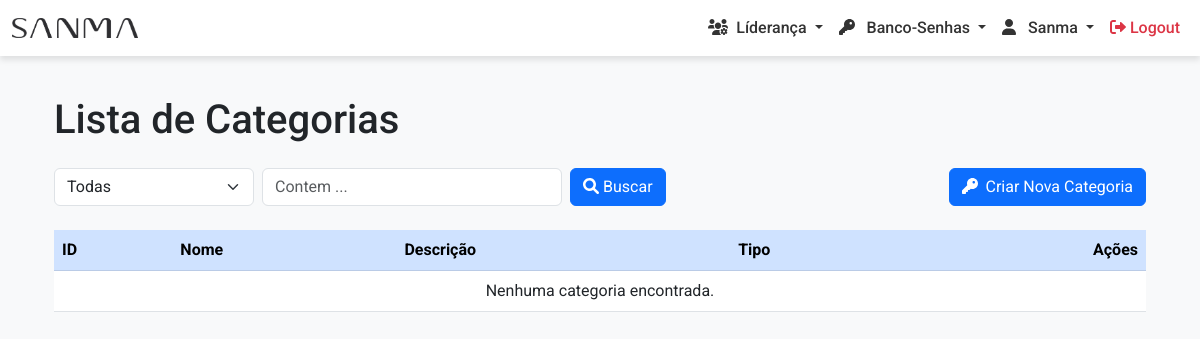
The page /banco-senhas/categorias/ (signed in) on the database as committed earlier.
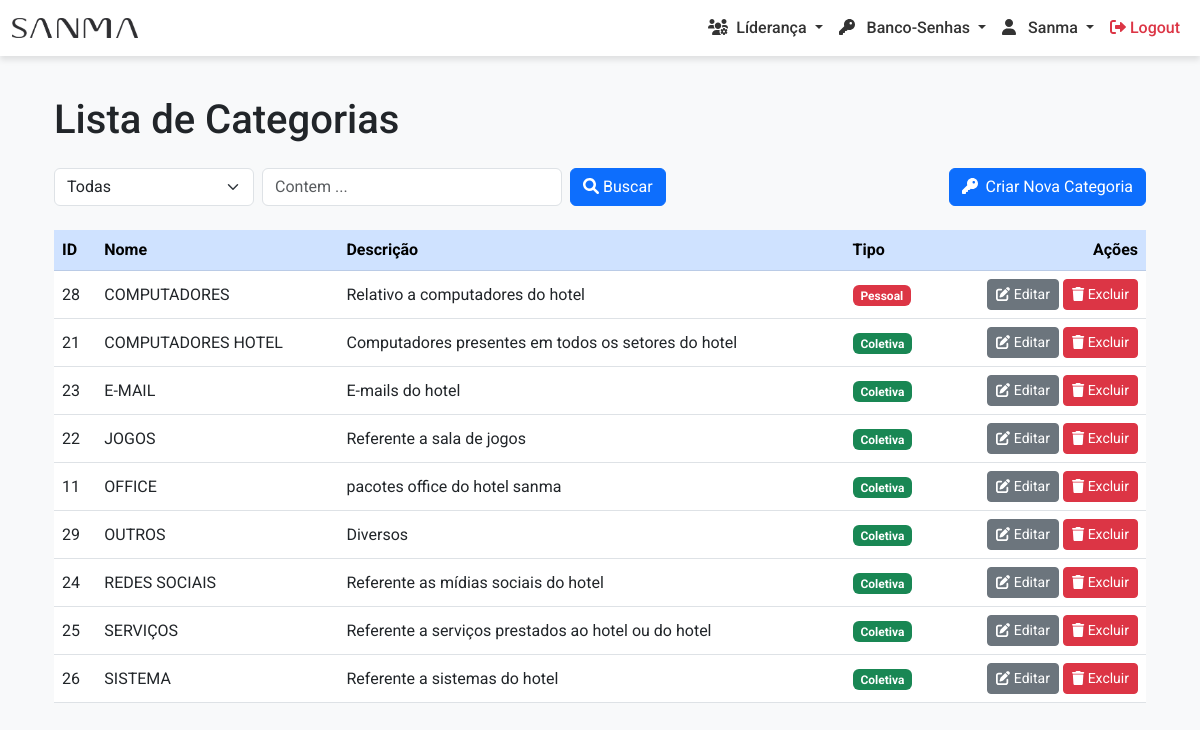
The same page on the database as committed later.
### banco_senhas/models.py (models this page shows, shortened)
class Categoria(models.Model):
    nome = models.CharField(max_length=100)
    descricao = models.TextField(blank=True, null=True)
    usuario = models.ForeignKey(
        User, on_delete=models.CASCADE, blank=True, null=True,
        related_name="categorias"
    )  # Nulo para categorias coletivas
    is_coletiva = models.BooleanField(default=False)

### banco_senhas/views.py (the view)
# urls.py: path('categorias/', views.listar_categorias, name='listar_categorias'),
@login_required
def listar_categorias(request):
    search = request.GET.get('search', '')
    tipo = request.GET.get('tipo', 'todas')  # Captura o valor do filtro de tipo
    categorias = Categoria.objects.all()
    if search:
        categorias = categorias.filter(
            Q(nome__icontains=search) | Q(descricao__icontains=search)
        )
    if tipo == 'coletiva':
        categorias = categorias.filter(is_coletiva=True)
    elif tipo == 'pessoal':
        categorias = categorias.filter(is_coletiva=False, usuario=request.user)
    elif tipo == 'todas':
        categorias = categorias.filter(
            Q(is_coletiva=True) | Q(is_coletiva=False, usuario=request.user)
        )
    categorias = categorias.order_by('nome')
    return render(request, 'banco_senhas/categorias/listar_categorias.html', {'categorias': categorias})

### templates/banco_senhas/categorias/listar_categorias.html (shortened to what this page needs)
{% extends 'core/base.html' %}
{% load static %}
{% block content %}
<div class="container mt-4">
    <h1 class="mb-4">Lista de Categorias</h1>
    <form method="get" action="{% url 'listar_categorias' %}" class="d-flex flex-wrap align-items-center mb-4">
        <div class="d-flex align-items-center flex-grow-1">
            <select name="tipo" id="tipo" class="form-select me-2" style="width: 200px;" onchange="this.form.submit()">
                <option value="todas" {% if request.GET.tipo == "todas" %}selected{% endif %}>Todas</option>
            </select>
            <input type="text" name="search" placeholder="Contem ..." value="{{ request.GET.search }}" class="form-control me-2" style="width: 300px;" />
            <button type="submit" class="btn btn-primary">
                <i class="fas fa-search me-1"></i>Buscar
            </button>
        </div>
        <div class="ms-auto">
            <a href="{% url 'adicionar_categoria' %}" class="btn btn-primary">
                <i class="fas fa-key me-1"></i> Criar Nova Categoria
            </a>
        </div>
    </form>
    <div class="table-responsive">
        <table class="table table-hover align-middle">
            <thead class="table-primary">
                <tr>
                    <th>ID</th>
                    <th>Nome</th>
                    <th>Descrição</th>
                    <th>Tipo</th>
                    <th scope="col" class="text-end">Ações</th>
                </tr>
            </thead>
           <tbody>
            {% for categoria in categorias %}
            <tr>
                <td>{{ categoria.id }}</td>
                <td>{{ categoria.nome }}</td>
                <td>{{ categoria.descricao }}</td>
                <td>
                    {% if categoria.is_coletiva %}
                        <span class="badge bg-success">Coletiva</span>
                    {% else %}
                        <span class="badge bg-danger">Pessoal</span>
                    {% endif %}
                </td>
                <td class="text-end">
                    <a href="{% url 'editar_categoria' categoria.pk %}" class="btn btn-sm btn-secondary">
                        <i class="fas fa-edit"></i> Editar
                    </a>
                    <a href="{% url 'excluir_categoria' categoria.pk %}" class="btn btn-sm btn-danger">
                        <i class="fas fa-trash"></i> Excluir
                    </a>
                </td>
            </tr>
            {% empty %}
            <tr>
                <td colspan="6" class="text-center">Nenhuma categoria encontrada.</td>
            </tr>
            {% endfor %}
            </tbody>
        </table>
    </div>
</div>
{% endblock %}

Rows that differ between the two databases and show on the page:
added Categoria: id "28", nome "COMPUTADORES", descricao "Relativo a computadores do hotel", is_coletiva "Pessoal"
added Categoria: id "21", nome "COMPUTADORES HOTEL", descricao "Computadores presentes em todos os setores do hotel", is_coletiva "Coletiva"
added Categoria: id "23", nome "E-MAIL", descricao "E-mails do hotel", is_coletiva "Coletiva"
added Categoria: id "22", nome "JOGOS", descricao "Referente a sala de jogos", is_coletiva "Coletiva"
added Categoria: id "11", nome "OFFICE", descricao "pacotes office do hotel sanma", is_coletiva "Coletiva"
added Categoria: id "29", nome "OUTROS", descricao "Diversos", is_coletiva "Coletiva"
added Categoria: id "24", nome "REDES SOCIAIS", descricao "Referente as mídias sociais do hotel", is_coletiva "Coletiva"
added Categoria: id "25", nome "SERVIÇOS", descricao "Referente a serviços prestados ao hotel ou do hotel", is_coletiva "Coletiva"
added Categoria: id "26", nome "SISTEMA", descricao "Referente a sistemas do hotel", is_coletiva "Coletiva"
Other text that changed with them:
text no longer shown: "Nenhuma categoria encontrada."
